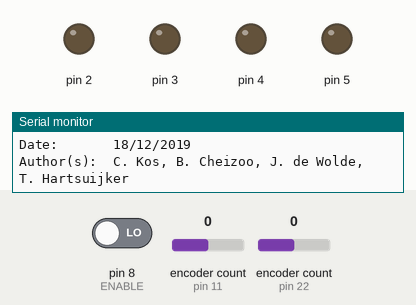
This sketch was run on a simulated Arduino Uno, built with avr-gcc and run on an emulated ATmega328P. Parts: output pins drawn as LEDs (lit = HIGH), the last lines printed to the serial monitor. The test bench sets the inputs (shaded band); at power-on: pin 8 (ENABLE) LOW, encoder count (sensors on pin 11, pin 22) 0. Random numbers use the default seed unless the sketch sets one.

Above: at 1.2 s.
1.3 s: pin 8 (ENABLE) driven HIGH
At 1.9 s:
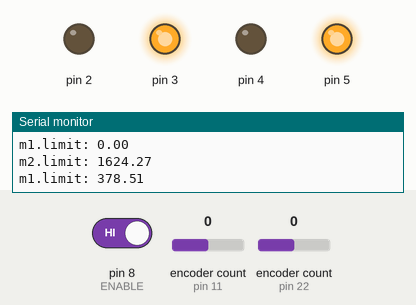
Timing chart, 0 to 4.3 s (numbered marks = the images above; inputs shaded):
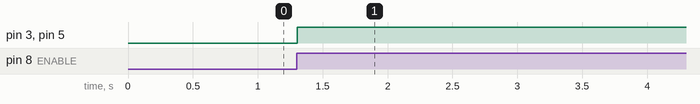

Measured:
- after the input at 1.3 s, pin 3, pin 5: LOW → HIGH at once

The sketch:

DynaTable_IDE_v7.ino
```cpp
#include <Servo.h>
#include <math.h>
//#include <stdio.h>
//#include <stdlib.h>
#include <Encoder.h>

/*
 * DynaTable Arduino Program
 * Version 7
 * C. Kos, B. Cheizoo, J. de Wolde, T. Hartsuijker
 */

// Declaration of structures

struct motorDC {
  String mname;
  float cRE, limit, mmptick;
  int dirRef, currentState, rREPrev, add, p1, p2;
  unsigned long halt;
};

struct motorSV {
  float limit;
  int currentState;
};

// Initialization of constants

const long Tpress = 1000;

const int L = 5; // Number of levels
const int A = 20; // Maximum amplitude (mm)

const float Tservo = 500; // Servo time in ms (min. 450 ms)
/*
const int SV3 = ?;
const int SV4 = ?;
*/
const int ENABLE = 8; // Enable pin

const int ROTENCXA = 11; // Rotary encoder pins
const int ROTENCXB = 12;
const int ROTENCYA = 22;
const int ROTENCYB = 23;

// Initialization of variables used in the main functions and the FSM

bool mode = 0; // Continuous mode if 'true', pulse mode if 'false'
bool enable = 0; // In pulse mode, start cycle if 'true'

bool changed = 0;

unsigned long tmode = 0;
bool timer = false;

// Initialization of motor structures

motorDC m1 = {"m1", 0, 0, (57.1-10.1)/1779, 0, 0, 0, 0, 2, 3, 0};
motorDC m2 = {"m2", 0, 0, (52.9-15)/3078, 0, 0, 0, 0, 4, 5, 0};

//Servo sv3;
//motorSV m3 = {90, 0};

// Initialization rotary encoder
Encoder rotEncX(ROTENCXA, ROTENCXB);
Encoder rotEncY(ROTENCYA, ROTENCYB);

void setup() {
  Serial.begin(115200);
  Serial.println("Title:      DynaTable Arduino Program");
  Serial.println("Board:      Arduino Mega/Arduino Mega 2560");
  Serial.println("Version:    7");
  Serial.println("Date:       18/12/2019");
  Serial.println("Author(s):  C. Kos, B. Cheizoo, J. de Wolde, T. Hartsuijker");
  Serial.println();

  pinMode(ENABLE, INPUT);

	pinMode(m1.p2, OUTPUT);
	pinMode(m1.p1, OUTPUT);

  digitalWrite(m1.p2, LOW);
  digitalWrite(m1.p1, LOW);

  pinMode(m2.p2, OUTPUT);
  pinMode(m2.p1, OUTPUT);

  digitalWrite(m2.p2, LOW);
  digitalWrite(m2.p1, LOW);
/*
  sv3.attach(SV3);
  sv3.write(90);
*/

}

void loop() {

  enable = digitalRead(ENABLE);

  if (enable == true && changed == false) {
    if (timer == false) {
      tmode = millis();
      timer = true;
    }

    if (millis() >= tmode + Tpress) {
      if (mode == true) {
        mode = false;
      }else if (mode == false) {
        mode = true;
      }else{
        mode = mode;
      }
      changed = true;
      timer = false;
    }
  }else{
    if (enable == false && changed == true) {
      changed = false;
    }
    timer = false;
  }

  m1 = stateMachineDC(m1);

  m2 = stateMachineDC(m2);

  int rREX = rotEncX.read();
  if (rREX != m1.rREPrev) {
    m1.rREPrev = rREX;
    m1.cRE += m1.add;
  }

  int rREY = rotEncY.read();
  if (rREY != m2.rREPrev) {
    m2.rREPrev = rREY;
    m2.cRE += m2.add;
  }
/*
  switch (m1.add) {
    case -1:

    digitalWrite(DCXM2, LOW);
    digitalWrite(DCXM1, HIGH);

    break;

    case 0:

    digitalWrite(DCXM2, LOW);
    digitalWrite(DCXM1, LOW);

    break;

    case 1:

    digitalWrite(DCXM2, HIGH);
    digitalWrite(DCXM1, LOW);

    break;

  }

  switch (m2.add) {
    case -1:

    digitalWrite(DCYM2, LOW);
    digitalWrite(DCYM1, HIGH);

    break;

    case 0:

    digitalWrite(DCYM2, LOW);
    digitalWrite(DCYM1, LOW);

    break;

    case 1:

    digitalWrite(DCYM2, HIGH);
    digitalWrite(DCYM1, LOW);

    break;

  }

  m3 = stateMachineSV(m3);

  sv3.write(m3.limit);
*/

}
```

functions_v7.ino
```cpp
// Rotational direction calculated from the outputs of the rotary encoder
/*
bool rotEncAPrev = false;
bool rotDirPrev = false;

bool rotDir (bool rotEncA, bool rotEncB) {
  bool rotDir = 0;

  if (rotEncA != rotEncAPrev) {
    rotDir = rotEncA^rotEncB && rotEncA^rotEncAPrev;
  }else{
    rotDir = rotDirPrev;
  }
  rotEncAPrev=rotEncA;
  rotDirPrev=rotDir;

  return rotDir;

}
*/
// The FSM used to determine the output of the motor

motorDC stateMachineDC(motorDC mTemp) {

  switch (mTemp.currentState) {
    case 0:

    if (millis() >= mTemp.halt + 100) {
      if (mode == 1 || (mode == 0 && enable == 1)) {
        mTemp.limit = (2*A*random(-(L-1)/2,(L-1)/2+1)/(L-1))/mTemp.mmptick;

        if (mTemp.limit > mTemp.cRE) {
          mTemp.dirRef = 1;
          mTemp.add = 1;
          mTemp.currentState = 1;

          digitalWrite(mTemp.p2, HIGH);
          digitalWrite(mTemp.p1, LOW);
        }else if (mTemp.limit < mTemp.cRE) {
          mTemp.dirRef = -1;
          mTemp.add = -1;
          mTemp.currentState = 3;

          digitalWrite(mTemp.p2, LOW);
          digitalWrite(mTemp.p1, HIGH);
        }else{
          mTemp.dirRef = 0;
          mTemp.currentState = 0;
        }

        Serial.print(mTemp.mname);
        Serial.print(".limit: ");
        Serial.println(mTemp.limit);

      }else{
        mTemp.currentState = 0;
        mTemp.limit = 0;
        mTemp.dirRef = 0;
      }
    }

    break;

    case 1:

    if (mTemp.cRE >= mTemp.limit) {
      mTemp.currentState = 0;
//      mTemp.limit = 0;
      mTemp.dirRef = 0;
//      mTemp.add = -1;
      mTemp.halt = millis();

      digitalWrite(mTemp.p2, LOW);
      digitalWrite(mTemp.p1, LOW);

      Serial.print(mTemp.mname);
      Serial.print(".limit: ");
      Serial.println(mTemp.limit);
    }else{
//      mTemp.currentState = 1;
//      mTemp.limit = mTemp.limit;
//      mTemp.dirRef = 1;
    }

    break;
/*
    case 2:

    if (mTemp.cRE <= mTemp.limit) {
      mTemp.currentState = 0;
      mTemp.limit = 0;
      mTemp.dirRef = 0;

      digitalWrite(DCXM2, LOW);
      digitalWrite(DCXM1, LOW);
    }else{
//      mTemp.currentState = 2;
//      mTemp.limit = 0;
//      mTemp.dirRef = -1;
    }

    break;
*/
    case 3:

    if (mTemp.cRE <= mTemp.limit) {
      mTemp.currentState = 0;
//      mTemp.limit = 0;
      mTemp.dirRef = 0;
//      mTemp.add = 1;
      mTemp.halt = millis();

      digitalWrite(mTemp.p2, LOW);
      digitalWrite(mTemp.p1, LOW);

      Serial.print(mTemp.mname);
      Serial.print(".limit: ");
      Serial.println(mTemp.limit);
    }else{
//      mTemp.currentState = 3;
//      mTemp.limit = mTemp.limit;
//      mTemp.dirRef = -1;
    }

    break;
/*
    case 4:

    if (mTemp.cRE >= mTemp.limit) {
      mTemp.currentState = 0;
      mTemp.limit = 0;
      mTemp.dirRef = 0;

      digitalWrite(DCXM2, LOW);
      digitalWrite(DCXM1, LOW);
    }else{
      mTemp.currentState = 4;
      mTemp.limit = 0;
      mTemp.dirRef = 1;
    }

    break;
*/
  }

  return mTemp;

}

motorSV stateMachineSV(motorSV mTemp) {

  switch (mTemp.currentState) {
    case 0:

    if (mode == true || (mode == false && enable == true)) {
      do {

        mTemp.limit = random(62, 112);

      } while (mTemp.limit == 90);

      mTemp.currentState = 1;

    }else{
      mTemp.currentState = 0;
      mTemp.limit = 90;
    }

    break;

    case 1:

    if (true) {
      mTemp.currentState = 2;
      mTemp.limit = 90;
    }else{
      mTemp.currentState = 1;
      mTemp.limit = mTemp.limit;
    }

    break;

    case 2:

    if (true) {
      mTemp.currentState = 0;
      mTemp.limit = 90;
    }else{
      mTemp.currentState = 2;
      mTemp.limit = mTemp.limit;
    }

    break;

  }

  return mTemp;

}
```
